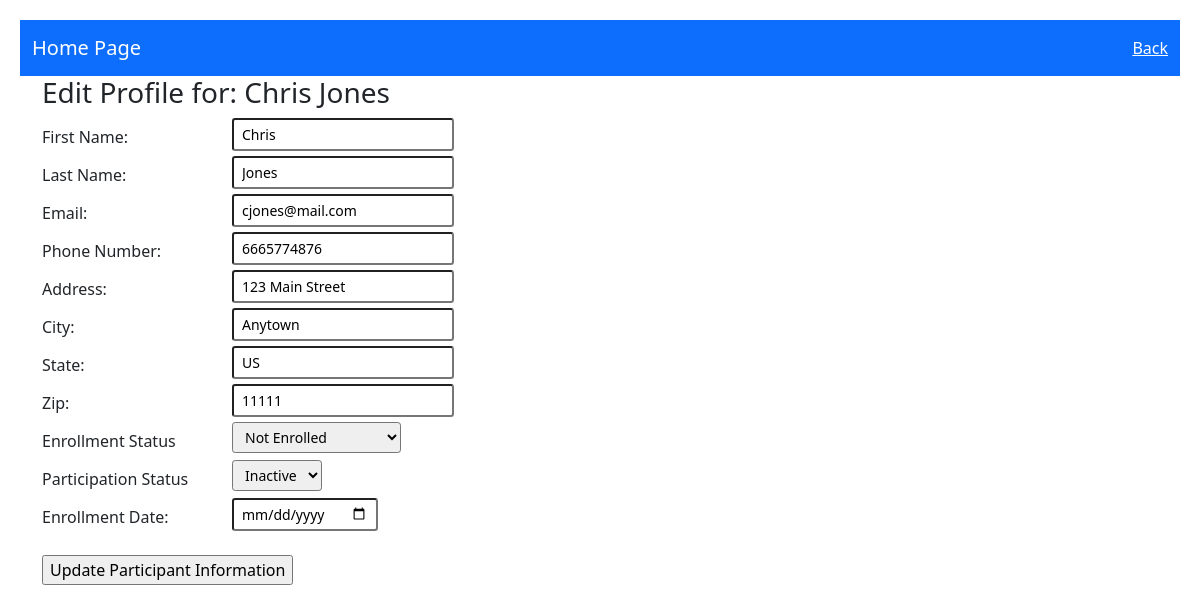
/participant/1/edit, run on the app's committed database.
### enroll_app/models.py (models this page shows)
class Participant(models.Model):
    NOT_ENROLLED = "not_enrolled"
    PENDING = "pending"
    ENROLLED = "enrolled"
    ENROLLMENT_STATUS = (
        (NOT_ENROLLED, "Not Enrolled"),
        (PENDING, "Enrollment Pending"),
        (ENROLLED, "Enrolled")
    )
    INACTIVE = "inactive"
    ACTIVE = "active"
    PARTICIPATION_STATUS = (
        (INACTIVE, "Inactive"),
        (ACTIVE, "Active")
    )
    first_name = models.CharField(max_length = 60)
    last_name = models.CharField(max_length = 60)
    email = models.CharField(max_length = 255)
    phone = models.IntegerField()
    address = models.CharField(max_length = 255)
    city = models.CharField(max_length = 255)
    state = models.CharField(max_length = 2)
    zip_code = models.CharField(max_length = 5)
    enrollment = models.CharField(max_length = 20, choices = ENROLLMENT_STATUS, default = NOT_ENROLLED)
    participation = models.CharField(max_length = 8, choices = PARTICIPATION_STATUS, default = INACTIVE)
    enroll_date = models.DateTimeField(null = True, blank = True)
    created_at = models.DateTimeField(auto_now_add = True)
    updated_at = models.DateTimeField(auto_now = True)
    objects = ParticipantManager()

### enroll_app/views.py (the view)
# urls.py: path('participant/<int:participant_id>/edit', views.edit_participant),
def edit_participant(request, participant_id):
    context = {
        "participant": Participant.objects.get(id = participant_id),
    }
    return render(request, "edit_participant.html", context)

### enroll_app/templates/edit_participant.html (shortened to what this page needs)
<!DOCTYPE html>
{% load static %}
<link rel="stylesheet" type="text/css" href="{% static 'enroll_app/css/bootstrap.css' %}">
<link rel="stylesheet" type="text/css" href="{% static 'css/style.css' %}">
<html lang="en">
<head>
</head>
<body>
    <nav class="navbar navbar-light bg-primary">
        <div class="container-fluid">
            <a class="navbar-brand" href="/">Home Page</a>
            <a id="rightlink" href="/participant/{{participant.id}}/profile">Back</a>
        </div>
    </nav>
    <div class="container">
        <h3>Edit Profile for: {{participant.first_name}} {{participant.last_name}}</h3>
        <form action="/participant/{{participant.id}}/update" method="POST">
            <div class="form-group row">
                <label for='first_name' class="col-sm-2 col-form-label">First Name:</label>
                <div class="col-sm-10">
                    <input type='text' name='first_name' class = "form-control-sm" id='first_name' value='{{participant.first_name}}'><br>
                </div>
            </div>
            <div class="form-group row">
                <label for='last_name' class="col-sm-2 col-form-label">Last Name:</label>
                <div class="col-sm-10">
                    <input type='text' name='last_name' class = "form-control-sm" id='last_name' value = '{{participant.last_name}}'><br>
                </div>
            </div>
            <div class="form-group row">
                <label for='email' class="col-sm-2 col-form-label">Email:</label>
                <div class="col-sm-10">
                    <input type='text' name='email' class = "form-control-sm" id='email' value = '{{participant.email}}'><br>
                </div>
            </div>
            <div class="form-group row">
                <label for='phone' class="col-sm-2 col-form-label">Phone Number:</label>
                <div class="col-sm-10">
                    <input type='text' name='phone' class = "form-control-sm" id='phone' value = '{{participant.phone}}'><br>
                </div>
            </div>
            <div class="form-group row">
                <label for='address' class="col-sm-2 col-form-label">Address:</label>
                <div class="col-sm-10">
                    <input type='text' name='address' class = "form-control-sm" id='address' value = '{{participant.address}}'><br>
                </div>
            </div>
            <div class="form-group row">
                <label for='city' class="col-sm-2 col-form-label">City:</label>
                <div class="col-sm-10">
                    <input type='text' name='city' class = "form-control-sm" id='city' value = '{{participant.city}}'><br>
                </div>
            </div>
            <div class="form-group row">
                <label for='state' class="col-sm-2 col-form-label">State:</label>
                <div class="col-sm-10">
                    <input type='text' name='state' class = "form-control-sm" id='state' value = '{{participant.state}}'><br>
                </div>
            </div>
            <div class="form-group row">
                <label for='zip_code' class="col-sm-2 col-form-label">Zip:</label>
                <div class="col-sm-10">
                    <input type='text' name='zip_code' class = "form-control-sm" id='zip_code' value = '{{participant.zip_code}}'><br>
                </div>
            </div>
            <div class="form-group row">
                <label for='enrollment' class="col-sm-2 col-form-label">Enrollment Status</label>
                <div class="col-sm-10">
                    <select name='enrollment' class = "form-control-sm" id='enrollment'>
                        <option value='{{participant.NOT_ENROLLED}}' {% if participant.enrollment == participant.NOT_ENROLLED %}selected{% endif %}>Not Enrolled</option>
                    </select><br>
                </div>
            </div>
            <div class="form-group row">
                <label for='participation' class="col-sm-2 col-form-label">Participation Status</label>
                <div class="col-sm-10">
                    <select name='participation' class = "form-control-sm" id='participation'>
                        <option value='{{participant.INACTIVE}}'{% if participant.participation == participant.INACTIVE %}selected{% endif %}>Inactive</option>
                    </select><br>
                </div>
            </div>
            <div class="form-group row">
                <label for='enroll_date' class="col-sm-2 col-form-label">Enrollment Date:</label>
                <div class="col-sm-10">
                    <input type='date' name='enroll_date' class = "form-control-sm" id='enroll_date' value='{{participant.enroll_date|date:"Y-m-d"}}'><br><br>
                </div>
            </div>
            <input type="submit"    value = "Update Participant Information">
        </form><br>
    </div>
</body>
</html>

### enroll_app/static/css/style.css (style rules this page uses)
body { margin: 0; padding: 20px; }
.navbar-light .navbar-brand { color: white; }
a#rightlink { justify-content: space-between; color: white; }

### data on the page
Participant: first_name "Chris", last_name "Jones", email "cjones@mail.com", phone "6665774876", address "123 Main Street", city "Anytown", state "US", zip_code "11111", enrollment "Not Enrolled", participation "Inactive"
